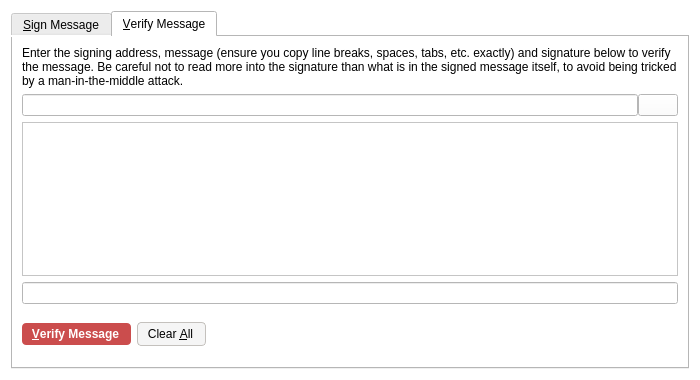
<?xml version="1.0" encoding="UTF-8"?>
<ui version="4.0">
 <class>SignVerifyMessageDialog</class>
 <widget class="QDialog" name="SignVerifyMessageDialog">
  <property name="geometry">
   <rect>
    <x>0</x>
    <y>0</y>
    <width>700</width>
    <height>380</height>
   </rect>
  </property>
  <property name="windowTitle">
   <string>Signatures - Sign / Verify a Message</string>
  </property>
  <property name="styleSheet">
   <string notr="true">background-color: rgb(255, 255, 255);</string>
  </property>
  <property name="modal">
   <bool>true</bool>
  </property>
  <layout class="QVBoxLayout" name="verticalLayout">
   <item>
    <widget class="QTabWidget" name="tabWidget">
     <property name="currentIndex">
      <number>1</number>
     </property>
     <widget class="QWidget" name="tabSignMessage">
      <attribute name="title">
       <string>&amp;Sign Message</string>
      </attribute>
      <layout class="QVBoxLayout" name="verticalLayout_SM">
       <item>
        <widget class="QLabel" name="infoLabel_SM">
         <property name="text">
          <string>You can sign messages with your addresses to prove you own them. Be careful not to sign anything vague, as phishing attacks may try to trick you into signing your identity over to them. Only sign fully-detailed statements you agree to.</string>
         </property>
         <property name="textFormat">
          <enum>Qt::PlainText</enum>
         </property>
         <property name="wordWrap">
          <bool>true</bool>
         </property>
        </widget>
       </item>
       <item>
        <layout class="QHBoxLayout" name="horizontalLayout_1_SM">
         <property name="spacing">
          <number>0</number>
         </property>
         <item>
          <widget class="QValidatedLineEdit" name="addressIn_SM">
           <property name="toolTip">
            <string>The address to sign the message with (e.g. Ragnarok_Address_Here_QsAqFckyf9pRHN)</string>
           </property>
           <property name="maxLength">
            <number>34</number>
           </property>
          </widget>
         </item>
         <item>
          <widget class="QPushButton" name="addressBookButton_SM">
           <property name="toolTip">
            <string>Choose an address from the address book</string>
           </property>
           <property name="styleSheet">
            <string notr="true">border: 0;</string>
           </property>
           <property name="text">
            <string/>
           </property>
           <property name="icon">
            <iconset resource="../bitcoin.qrc">
             <normaloff>:/icons/address-book</normaloff>:/icons/address-book</iconset>
           </property>
           <property name="shortcut">
            <string>Alt+A</string>
           </property>
           <property name="autoDefault">
            <bool>false</bool>
           </property>
          </widget>
         </item>
         <item>
          <widget class="QPushButton" name="pasteButton_SM">
           <property name="toolTip">
            <string>Paste address from clipboard</string>
           </property>
           <property name="styleSheet">
            <string notr="true">border: 0;</string>
           </property>
           <property name="text">
            <string/>
           </property>
           <property name="icon">
            <iconset resource="../bitcoin.qrc">
             <normaloff>:/icons/editpaste</normaloff>:/icons/editpaste</iconset>
           </property>
           <property name="shortcut">
            <string>Alt+P</string>
           </property>
           <property name="autoDefault">
            <bool>false</bool>
           </property>
          </widget>
         </item>
        </layout>
       </item>
       <item>
        <widget class="QPlainTextEdit" name="messageIn_SM">
         <property name="toolTip">
          <string>Enter the message you want to sign here</string>
         </property>
        </widget>
       </item>
       <item>
        <layout class="QHBoxLayout" name="horizontalLayout_2_SM">
         <property name="spacing">
          <number>0</number>
         </property>
         <item>
          <widget class="QLineEdit" name="signatureOut_SM">
           <property name="font">
            <font>
             <italic>true</italic>
            </font>
           </property>
           <property name="readOnly">
            <bool>true</bool>
           </property>
          </widget>
         </item>
         <item>
          <widget class="QPushButton" name="copySignatureButton_SM">
           <property name="toolTip">
            <string>Copy the current signature to the system clipboard</string>
           </property>
           <property name="styleSheet">
            <string notr="true">border: 0;</string>
           </property>
           <property name="text">
            <string/>
           </property>
           <property name="icon">
            <iconset resource="../bitcoin.qrc">
             <normaloff>:/icons/editcopy</normaloff>:/icons/editcopy</iconset>
           </property>
           <property name="autoDefault">
            <bool>false</bool>
           </property>
          </widget>
         </item>
        </layout>
       </item>
       <item>
        <layout class="QHBoxLayout" name="horizontalLayout_3_SM">
         <item>
          <widget class="QPushButton" name="signMessageButton_SM">
           <property name="toolTip">
            <string>Sign the message to prove you own this Ragnarok address</string>
           </property>
           <property name="styleSheet">
            <string notr="true">background-color: rgb(203, 77, 77);
color: rgb(255, 255, 255);
border-radius: 4px;
border-color:  rgb(203, 77, 77);
font-weight: 600;
padding: 4px;
padding-left: 10px;
padding-right: 12px;
icon-size: 0;</string>
           </property>
           <property name="text">
            <string>&amp;Sign Message</string>
           </property>
           <property name="icon">
            <iconset resource="../bitcoin.qrc">
             <normaloff>:/icons/edit</normaloff>:/icons/edit</iconset>
           </property>
           <property name="autoDefault">
            <bool>false</bool>
           </property>
          </widget>
         </item>
         <item>
          <widget class="QPushButton" name="clearButton_SM">
           <property name="toolTip">
            <string>Reset all sign message fields</string>
           </property>
           <property name="styleSheet">
            <string notr="true">background-color: rgb(245, 245, 245);
border-radius: 4px;
border: 1px solid #c4c1bd;
font-weight: 400;
padding: 4px;
padding-left: 10px;
padding-right: 12px;
icon-size: 0;</string>
           </property>
           <property name="text">
            <string>Clear &amp;All</string>
           </property>
           <property name="icon">
            <iconset resource="../bitcoin.qrc">
             <normaloff>:/icons/remove</normaloff>:/icons/remove</iconset>
           </property>
           <property name="autoDefault">
            <bool>false</bool>
           </property>
          </widget>
         </item>
         <item>
          <spacer name="horizontalSpacer_1_SM">
           <property name="orientation">
            <enum>Qt::Horizontal</enum>
           </property>
           <property name="sizeHint" stdset="0">
            <size>
             <width>40</width>
             <height>48</height>
            </size>
           </property>
          </spacer>
         </item>
         <item>
          <widget class="QLabel" name="statusLabel_SM">
           <property name="font">
            <font>
             <weight>75</weight>
             <bold>true</bold>
            </font>
           </property>
           <property name="text">
            <string/>
           </property>
           <property name="wordWrap">
            <bool>true</bool>
           </property>
          </widget>
         </item>
         <item>
          <spacer name="horizontalSpacer_2_SM">
           <property name="orientation">
            <enum>Qt::Horizontal</enum>
           </property>
           <property name="sizeHint" stdset="0">
            <size>
             <width>40</width>
             <height>48</height>
            </size>
           </property>
          </spacer>
         </item>
        </layout>
       </item>
      </layout>
     </widget>
     <widget class="QWidget" name="tabVerifyMessage">
      <attribute name="title">
       <string>&amp;Verify Message</string>
      </attribute>
      <layout class="QVBoxLayout" name="verticalLayout_VM">
       <item>
        <widget class="QLabel" name="infoLabel_VM">
         <property name="text">
          <string>Enter the signing address, message (ensure you copy line breaks, spaces, tabs, etc. exactly) and signature below to verify the message. Be careful not to read more into the signature than what is in the signed message itself, to avoid being tricked by a man-in-the-middle attack.</string>
         </property>
         <property name="textFormat">
          <enum>Qt::PlainText</enum>
         </property>
         <property name="alignment">
          <set>Qt::AlignLeading|Qt::AlignLeft|Qt::AlignTop</set>
         </property>
         <property name="wordWrap">
          <bool>true</bool>
         </property>
        </widget>
       </item>
       <item>
        <layout class="QHBoxLayout" name="horizontalLayout_1_VM">
         <property name="spacing">
          <number>0</number>
         </property>
         <item>
          <widget class="QValidatedLineEdit" name="addressIn_VM">
           <property name="toolTip">
            <string>The address the message was signed with (e.g. Ragnarok_Address_Here_QsAqFckyf9pRHN)</string>
           </property>
           <property name="maxLength">
            <number>34</number>
           </property>
          </widget>
         </item>
         <item>
          <widget class="QPushButton" name="addressBookButton_VM">
           <property name="toolTip">
            <string>Choose an address from the address book</string>
           </property>
           <property name="text">
            <string/>
           </property>
           <property name="icon">
            <iconset resource="../bitcoin.qrc">
             <normaloff>:/icons/address-book</normaloff>:/icons/address-book</iconset>
           </property>
           <property name="shortcut">
            <string>Alt+A</string>
           </property>
           <property name="autoDefault">
            <bool>false</bool>
           </property>
          </widget>
         </item>
        </layout>
       </item>
       <item>
        <widget class="QPlainTextEdit" name="messageIn_VM"/>
       </item>
       <item>
        <widget class="QValidatedLineEdit" name="signatureIn_VM"/>
       </item>
       <item>
        <layout class="QHBoxLayout" name="horizontalLayout_2_VM">
         <item>
          <widget class="QPushButton" name="verifyMessageButton_VM">
           <property name="toolTip">
            <string>Verify the message to ensure it was signed with the specified Ragnarok address</string>
           </property>
           <property name="styleSheet">
            <string notr="true">background-color: rgb(203, 77, 77);
color: rgb(255, 255, 255);
border-radius: 4px;
border-color:  rgb(203, 77, 77);
font-weight: 600;
padding: 4px;
padding-left: 10px;
padding-right: 12px;
icon-size: 0;</string>
           </property>
           <property name="text">
            <string>&amp;Verify Message</string>
           </property>
           <property name="icon">
            <iconset resource="../bitcoin.qrc">
             <normaloff>:/icons/transaction_0</normaloff>:/icons/transaction_0</iconset>
           </property>
           <property name="autoDefault">
            <bool>false</bool>
           </property>
          </widget>
         </item>
         <item>
          <widget class="QPushButton" name="clearButton_VM">
           <property name="toolTip">
            <string>Reset all verify message fields</string>
           </property>
           <property name="styleSheet">
            <string notr="true">background-color: rgb(245, 245, 245);
border-radius: 4px;
border: 1px solid #c4c1bd;
font-weight: 400;
padding: 4px;
padding-left: 10px;
padding-right: 12px;
icon-size: 0;</string>
           </property>
           <property name="text">
            <string>Clear &amp;All</string>
           </property>
           <property name="icon">
            <iconset resource="../bitcoin.qrc">
             <normaloff>:/icons/remove</normaloff>:/icons/remove</iconset>
           </property>
           <property name="autoDefault">
            <bool>false</bool>
           </property>
          </widget>
         </item>
         <item>
          <spacer name="horizontalSpacer_1_VM">
           <property name="orientation">
            <enum>Qt::Horizontal</enum>
           </property>
           <property name="sizeHint" stdset="0">
            <size>
             <width>40</width>
             <height>48</height>
            </size>
           </property>
          </spacer>
         </item>
         <item>
          <widget class="QLabel" name="statusLabel_VM">
           <property name="font">
            <font>
             <weight>75</weight>
             <bold>true</bold>
            </font>
           </property>
           <property name="text">
            <string/>
           </property>
           <property name="wordWrap">
            <bool>true</bool>
           </property>
          </widget>
         </item>
         <item>
          <spacer name="horizontalSpacer_2_VM">
           <property name="orientation">
            <enum>Qt::Horizontal</enum>
           </property>
           <property name="sizeHint" stdset="0">
            <size>
             <width>40</width>
             <height>48</height>
            </size>
           </property>
          </spacer>
         </item>
        </layout>
       </item>
      </layout>
     </widget>
    </widget>
   </item>
  </layout>
 </widget>
 <customwidgets>
  <customwidget>
   <class>QValidatedLineEdit</class>
   <extends>QLineEdit</extends>
   <header>qvalidatedlineedit.h</header>
  </customwidget>
 </customwidgets>
 <resources>
  <include location="../bitcoin.qrc"/>
 </resources>
 <connections/>
</ui>
